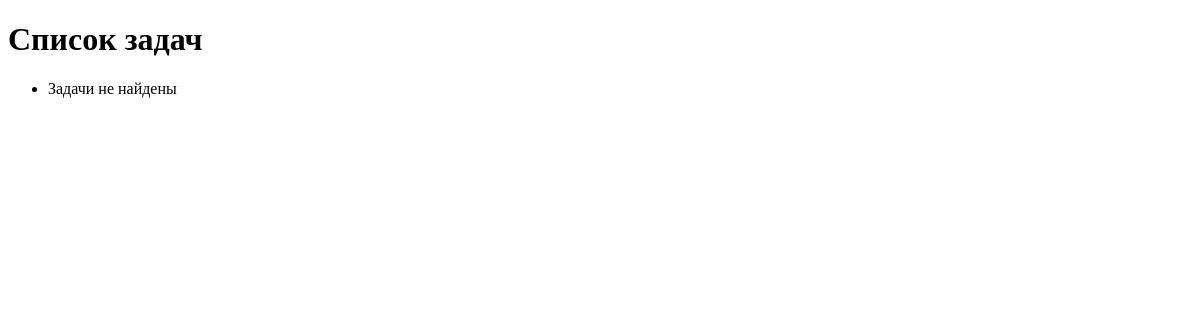
Before: / with the older database file.
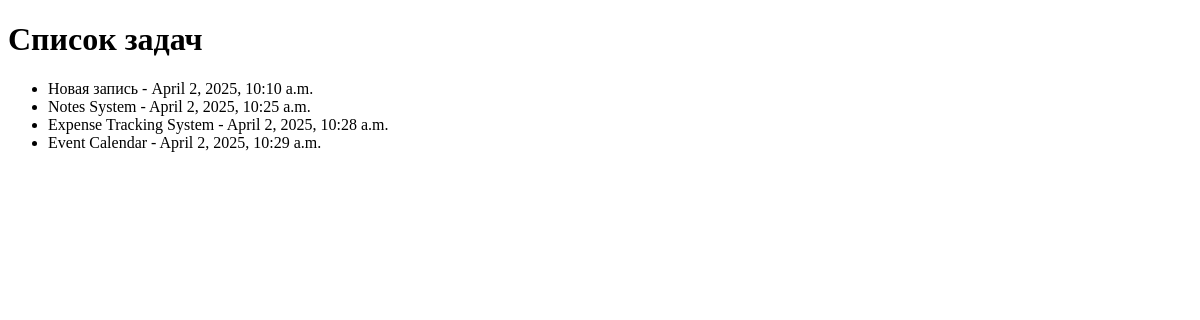
After: the same page with the newer database file.
### tasks/models.py (models this page shows, shortened)
class Entry(models.Model):
    title = models.CharField(max_length=200)
    description = models.TextField()
    priority = models.IntegerField(choices=[(1, 'Low'), (2, 'Medium'), (3, 'High')])
    status = models.CharField(max_length=50, choices=[('Pending', 'Pending'), ('Completed', 'Completed')])
    category = models.CharField(max_length=50, choices=[('Work', 'Work'), ('Personal', 'Personal')])
    created_at = models.DateTimeField(auto_now_add=True)

### tasks/views.py (the view)
# urls.py: path('', views.home, name='home'),  # Добавляем маршрут для главной страницы
def home(request):
    tasks = Entry.objects.all()  # Получаем все записи (или задачи) из модели Entry
    return render(request, 'home.html', {'tasks': tasks})  # Передаем задачи в шаблон

### tasks/templates/home.html (shortened to what this page needs)
<!DOCTYPE html>
<html lang="en">
<head>
</head>
<body>
    <h1>Список задач</h1>
    <ul>
        {% for task in tasks %}
            <li>{{ task.title }} - {{ task.created_at }}</li>
        {% empty %}
            <li>Задачи не найдены</li>
        {% endfor %}
    </ul>
</body>
</html>

Changed rows visible on the page:
added Entry: title "Новая запись", created_at "April 2, 2025, 10:10 a.m."
added Entry: title "Notes System", created_at "April 2, 2025, 10:25 a.m."
added Entry: title "Expense Tracking System", created_at "April 2, 2025, 10:28 a.m."
added Entry: title "Event Calendar", created_at "April 2, 2025, 10:29 a.m."
Other visible differences:
text no longer shown: "Задачи не найдены"
